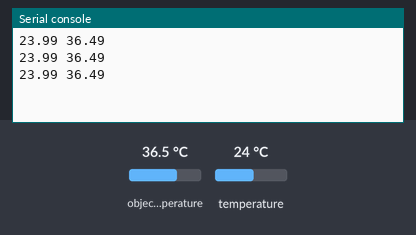
A program run on a simulated ESP8266 board running MicroPython. On the bench: the last lines printed to the serial console. Inputs (shaded band) come from the test bench; at power-on: object temperature 36.5 °C, temperature 24 °C.

Above: at 1.2 s.
1.3 s: object temperature set to 20 °C
At 1.9 s:
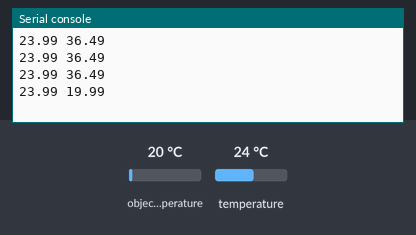
2.8 s: temperature set to 12 °C
At 3.4 s:
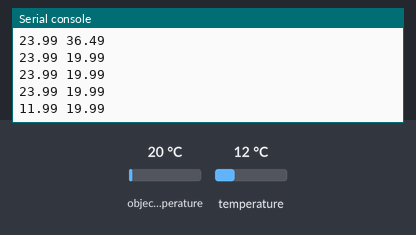
4.3 s: object temperature set to 26 °C
At 4.9 s:
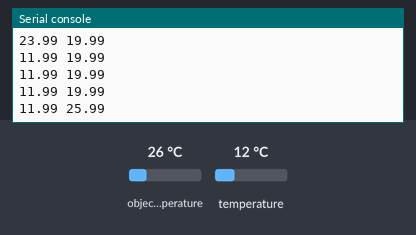
Timing chart, 0 to 7.3 s (numbered marks = the images above; inputs shaded):
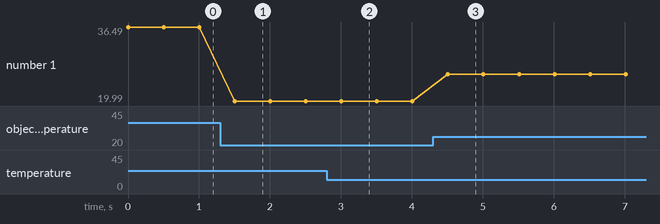

The program:

gy906ex.py
```python
import time
import mlx90614
from machine import I2C, Pin
i2c = I2C(scl=Pin(0), sda=Pin(2))
sensor = mlx90614.MLX90614(i2c)

while True:
	print(sensor.read_ambient_temp(), sensor.read_object_temp())
	time.sleep_ms(500)
```

mlx90614.py
```python
"""
MicroPython driver for MLX90614 IR temperature sensor
credit : https://github.com/mcauser/micropython-mlx90614
"""

import ustruct

_REGISTER_TA = const(0x06)     # ambient
_REGISTER_TOBJ1 = const(0x07)  # object
_REGISTER_TOBJ2 = const(0x08)  # object2

class MLX90614:
	def __init__(self, i2c, address=0x5a):
		self.i2c = i2c
		self.address = address
		_config1 = i2c.readfrom_mem(address, 0x25, 2)
		_dz = ustruct.unpack('<H', _config1)[0] & (1<<6)
		self.dual_zone = True if _dz else False

	def read16(self, register):
		data = self.i2c.readfrom_mem(self.address, register, 2)
		return ustruct.unpack('<H', data)[0]

	def read_temp(self, register):
		temp = self.read16(register);
		# apply measurement resolution (0.02 degrees per LSB)
		temp *= .02;
		# Kelvin to Celcius
		temp -= 273.15;
		return temp;

	def read_ambient_temp(self):
		return self.read_temp(_REGISTER_TA)

	def read_object_temp(self):
		return self.read_temp(_REGISTER_TOBJ1)

	def read_object2_temp(self):
		if self.dual_zone:
			return self.read_temp(_REGISTER_TOBJ2)
		else:
			raise RuntimeError("Device only has one thermopile")

	@property
	def ambient_temp(self):
		return self.read_ambient_temp()

	@property
	def object_temp(self):
		return self.read_object_temp()

	@property
	def object2_temp(self):
		return self.read_object2_temp()
```

Measured:
- after the input at 1.3 s, the serial console: prints a new line after 0.20 s (image 1)
- after the input at 2.8 s, the serial console: prints a new line after 0.21 s (image 2)
- after the input at 4.3 s, the serial console: prints a new line after 0.21 s (image 3)
- plotted number 1: 36.49 → 19.99 after the input at 1.3 s, 19.99 → 25.99 after the input at 4.3 s
